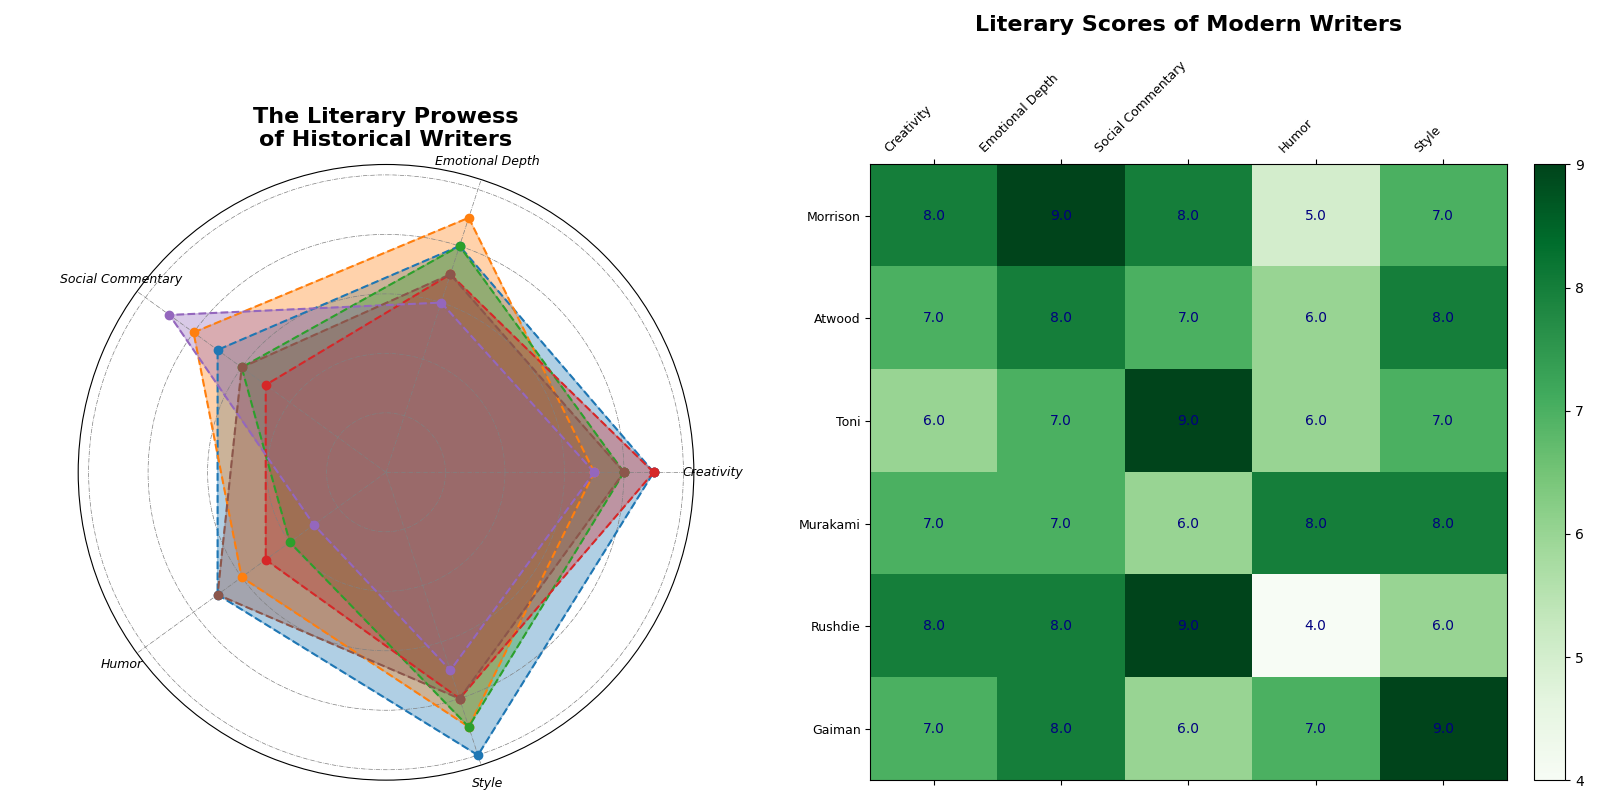

Python code for this plot:
import matplotlib.pyplot as plt
import numpy as np

categories = ['Creativity', 'Emotional Depth', 'Social Commentary', 'Humor', 'Style']
writers = ['Shakespeare', 'Austen', 'Hemingway', 'Poe', 'Orwell']

data = {
    'Shakespeare': [9, 8, 7, 7, 10],
    'Austen': [7, 9, 8, 6, 9],
    'Hemingway': [8, 8, 6, 4, 9],
    'Poe': [9, 7, 5, 5, 8],
    'Orwell': [7, 6, 9, 3, 7],
    'Fitzgerald': [8, 7, 6, 7, 8] 
}

modern_writers = ['Morrison', 'Atwood', 'Toni', 'Murakami', 'Rushdie']

modern_data = {
    'Morrison': [8, 9, 8, 5, 7],
    'Atwood': [7, 8, 7, 6, 8],
    'Toni': [6, 7, 9, 6, 7],
    'Murakami': [7, 7, 6, 8, 8],
    'Rushdie': [8, 8, 9, 4, 6],
    'Gaiman': [7, 8, 6, 7, 9]
}

num_vars = len(categories)

def create_radar_chart(ax, data, label, color='blue'):
    angles = np.linspace(0, 2 * np.pi, num_vars, endpoint=False).tolist()
    data += data[:1]
    angles += angles[:1]
    ax.fill(angles, data, color=color, alpha=0.35)
    ax.plot(angles, data, color=color, linestyle='--', marker='o')
    ax.set_yticklabels([])
    ax.set_xticks(angles[:-1])
    ax.set_xticklabels(categories, fontsize=9, fontstyle='italic')
    ax.grid(visible=True, linewidth=0.5, color='gray', linestyle='-.')

fig, axs = plt.subplots(1, 2, figsize=(16, 8), subplot_kw=dict(polar=True))
ax_radar, ax_heatmap = axs

colors = ['#1f77b4', '#ff7f0e', '#2ca02c', '#d62728', '#9467bd', '#8c564b'] 

for writer, color in zip(writers + ['Fitzgerald'], colors):  
    create_radar_chart(ax_radar, data[writer], writer, color)

ax_radar.set_title('The Literary Prowess\nof Historical Writers', size=16, weight='bold', position=(0.5, 1.1))
# Removed the legend for a clutter-free look

heatmap_data = np.array([modern_data[writer] for writer in modern_writers + ['Gaiman']]) 

ax_heatmap.remove()  
ax_heatmap = fig.add_subplot(122)
cax = ax_heatmap.matshow(heatmap_data, cmap='Greens', aspect='auto')

ax_heatmap.set_xticks(np.arange(len(categories)))
ax_heatmap.set_yticks(np.arange(len(modern_writers) + 1))
ax_heatmap.set_xticklabels(categories, rotation=45, ha='right', fontsize=9)
ax_heatmap.set_yticklabels(modern_writers + ['Gaiman'], fontsize=9)

for i in range(heatmap_data.shape[0]):
    for j in range(heatmap_data.shape[1]):
        ax_heatmap.text(j, i, f"{heatmap_data[i, j]:.1f}", ha='center', va='center', color='navy')

ax_heatmap.set_title('Literary Scores of Modern Writers', size=16, weight='bold', pad=20)

fig.colorbar(cax, ax=ax_heatmap, orientation='vertical', fraction=0.046, pad=0.04)

plt.tight_layout()
plt.show()
